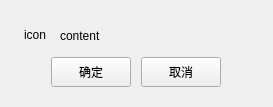
<?xml version="1.0" encoding="UTF-8"?>
<ui version="4.0">
 <class>MessageBoxWidget</class>
 <widget class="QWidget" name="MessageBoxWidget">
  <property name="geometry">
   <rect>
    <x>0</x>
    <y>0</y>
    <width>273</width>
    <height>107</height>
   </rect>
  </property>
  <property name="mouseTracking">
   <bool>true</bool>
  </property>
  <property name="windowTitle">
   <string>Form</string>
  </property>
  <layout class="QVBoxLayout" name="verticalLayout">
   <property name="leftMargin">
    <number>24</number>
   </property>
   <property name="topMargin">
    <number>20</number>
   </property>
   <property name="rightMargin">
    <number>24</number>
   </property>
   <property name="bottomMargin">
    <number>20</number>
   </property>
   <item>
    <layout class="QHBoxLayout" name="horizontalLayout">
     <property name="spacing">
      <number>12</number>
     </property>
     <item>
      <widget class="QLabel" name="labelIcon">
       <property name="minimumSize">
        <size>
         <width>24</width>
         <height>24</height>
        </size>
       </property>
       <property name="maximumSize">
        <size>
         <width>24</width>
         <height>24</height>
        </size>
       </property>
       <property name="text">
        <string>icon</string>
       </property>
      </widget>
     </item>
     <item>
      <widget class="QLabel" name="labelContent">
       <property name="sizePolicy">
        <sizepolicy hsizetype="Expanding" vsizetype="Preferred">
         <horstretch>0</horstretch>
         <verstretch>0</verstretch>
        </sizepolicy>
       </property>
       <property name="text">
        <string>content</string>
       </property>
       <property name="wordWrap">
        <bool>true</bool>
       </property>
      </widget>
     </item>
    </layout>
   </item>
   <item>
    <layout class="QHBoxLayout" name="horizontalLayout_2">
     <property name="spacing">
      <number>10</number>
     </property>
     <item>
      <spacer name="horizontalSpacer">
       <property name="orientation">
        <enum>Qt::Horizontal</enum>
       </property>
       <property name="sizeHint" stdset="0">
        <size>
         <width>40</width>
         <height>20</height>
        </size>
       </property>
      </spacer>
     </item>
     <item>
      <widget class="QPushButton" name="pbOk">
       <property name="minimumSize">
        <size>
         <width>80</width>
         <height>30</height>
        </size>
       </property>
       <property name="maximumSize">
        <size>
         <width>80</width>
         <height>30</height>
        </size>
       </property>
       <property name="text">
        <string>确定</string>
       </property>
       <property name="autoDefault">
        <bool>false</bool>
       </property>
       <property name="default">
        <bool>false</bool>
       </property>
      </widget>
     </item>
     <item>
      <widget class="QPushButton" name="pbCancel">
       <property name="minimumSize">
        <size>
         <width>80</width>
         <height>30</height>
        </size>
       </property>
       <property name="maximumSize">
        <size>
         <width>80</width>
         <height>30</height>
        </size>
       </property>
       <property name="text">
        <string>取消</string>
       </property>
       <property name="default">
        <bool>false</bool>
       </property>
      </widget>
     </item>
     <item>
      <spacer name="horizontalSpacer_2">
       <property name="orientation">
        <enum>Qt::Horizontal</enum>
       </property>
       <property name="sizeHint" stdset="0">
        <size>
         <width>40</width>
         <height>20</height>
        </size>
       </property>
      </spacer>
     </item>
    </layout>
   </item>
  </layout>
 </widget>
 <resources/>
 <connections/>
</ui>
